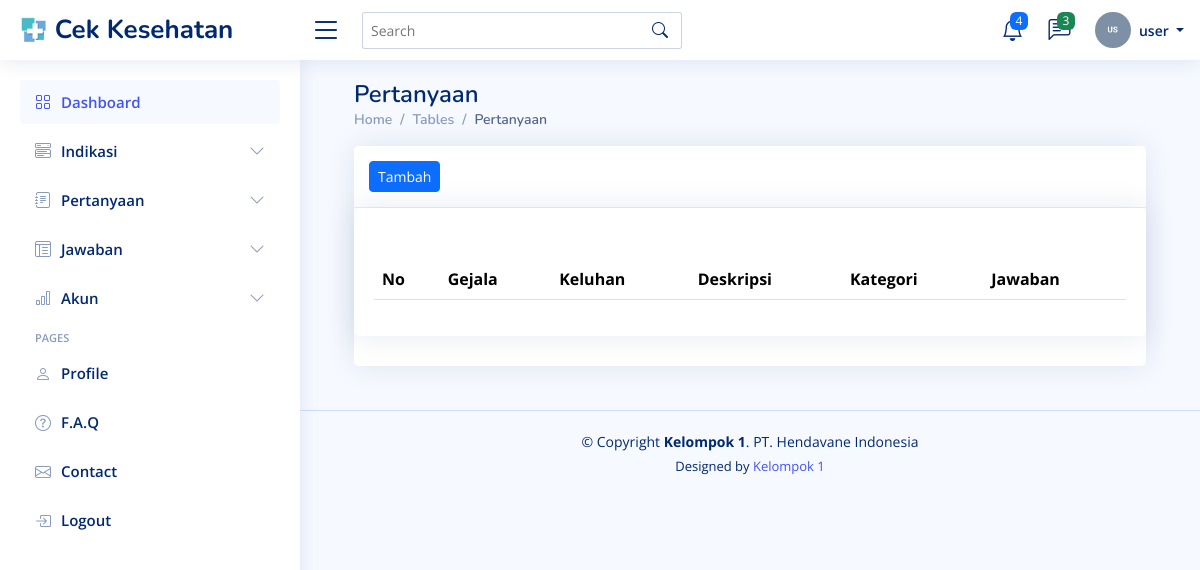
The app's page /user/index.php?url=pertanyaan, older data.
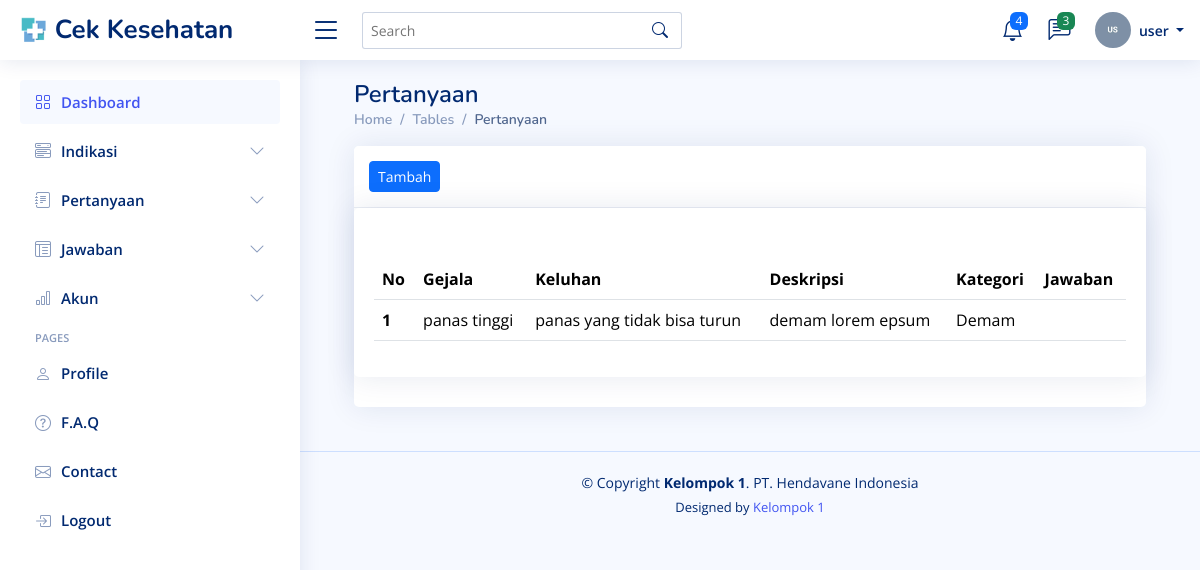
The same page, newer data.
### tables this page shows
CREATE TABLE `pertanyaan` (
  `id` int(11) NOT NULL,
  `gejala` varchar(45) DEFAULT NULL,
  `keluhan` varchar(45) DEFAULT NULL,
  `deskripsi` varchar(255) DEFAULT NULL,
  `user_id` int(11) NOT NULL,
  `kategori_id` int(11) NOT NULL,
  `jawaban` varchar(225) DEFAULT NULL
);

CREATE TABLE `kategori` (
  `id` int(11) NOT NULL,
  `nama_kategori` varchar(45) DEFAULT NULL
);

### user/models/Pertanyaan.php (called while the page is built, shortened)
<?php
class Pertanyaan{
    private $koneksi;
    public function __construct(){
        global $dbh;
        $this->koneksi = $dbh;
    }
    public function dataPertanyaan(){
    $sql = "SELECT
    pertanyaan.id,
    pertanyaan.gejala,
    pertanyaan.keluhan,
    pertanyaan.deskripsi,
    user.nama AS nama_user,
    kategori.nama_kategori AS nama_kategori
FROM
    pertanyaan
INNER JOIN user ON pertanyaan.user_id = user.id
INNER JOIN kategori ON pertanyaan.kategori_id = kategori.id;";
    $ps = $this->koneksi->prepare($sql);
    $ps->execute();
    $rs = $ps->fetchAll();
    return $rs;
}
}
?>

### user/pertanyaan.php (the view, shortened to what this page needs)
<?php
$model = new Pertanyaan();
$data_pertanyaan = $model->dataPertanyaan();
?>
  <main id="main" class="main">
    <div class="pagetitle">
      <h1>Pertanyaan</h1>
      <nav>
        <ol class="breadcrumb">
          <li class="breadcrumb-item"><a href="index.html">Home</a></li>
          <li class="breadcrumb-item">Tables</li>
          <li class="breadcrumb-item active">Pertanyaan</li>
        </ol>
      </nav>
    </div>
    <section class="section">
      <div class="row">
        <div class="col-lg-12">
<div class="card mb-4">
 <div class="card-header">
     <a href="index.php?url=pertanyaan_form">
         <button class="btn btn-sm btn-primary">Tambah</button>
       </a>
    </div>
          <div class="card">
            <div class="card-body">
              <h5 class="card-title"></h5>
              <table class="table datatable">
                <thead>
                  <tr>
                    <th scope="col">No</th>
                    <th scope="col">Gejala</th>
                    <th scope="col">Keluhan</th>
                    <th scope="col">Deskripsi</th>
                    <th scope="col">Kategori</th>
                    <th scope="col">Jawaban</th>
                  </tr>
                </thead>
                <tbody>
                <?php
                  $no =1;
                   foreach ($data_pertanyaan as $pertanyaan){
                    ?>
                     <tr>
                    <th scope="row"><?= $no ?></th>
                    <td><?= $pertanyaan['gejala']?></td>
                    <td><?= $pertanyaan['keluhan']?></td>
                    <td><?= $pertanyaan['deskripsi']?></td>
                    <td><?= $pertanyaan['nama_kategori']?></td>
                    <td><?= $pertanyaan['jawaban']?></td>
                  </tr>
                  <?php
                   $no ++;
                    }
                   ?>
                </tbody>
              </table>
            </div>
          </div>
        </div>
      </div>
    </section>
  </main>

Row changes from the older to the newer data that the page shows:
added pertanyaan: gejala "panas tinggi", keluhan "panas yang tidak bisa turun", deskripsi "demam lorem epsum", kategori.nama_kategori "Demam"
